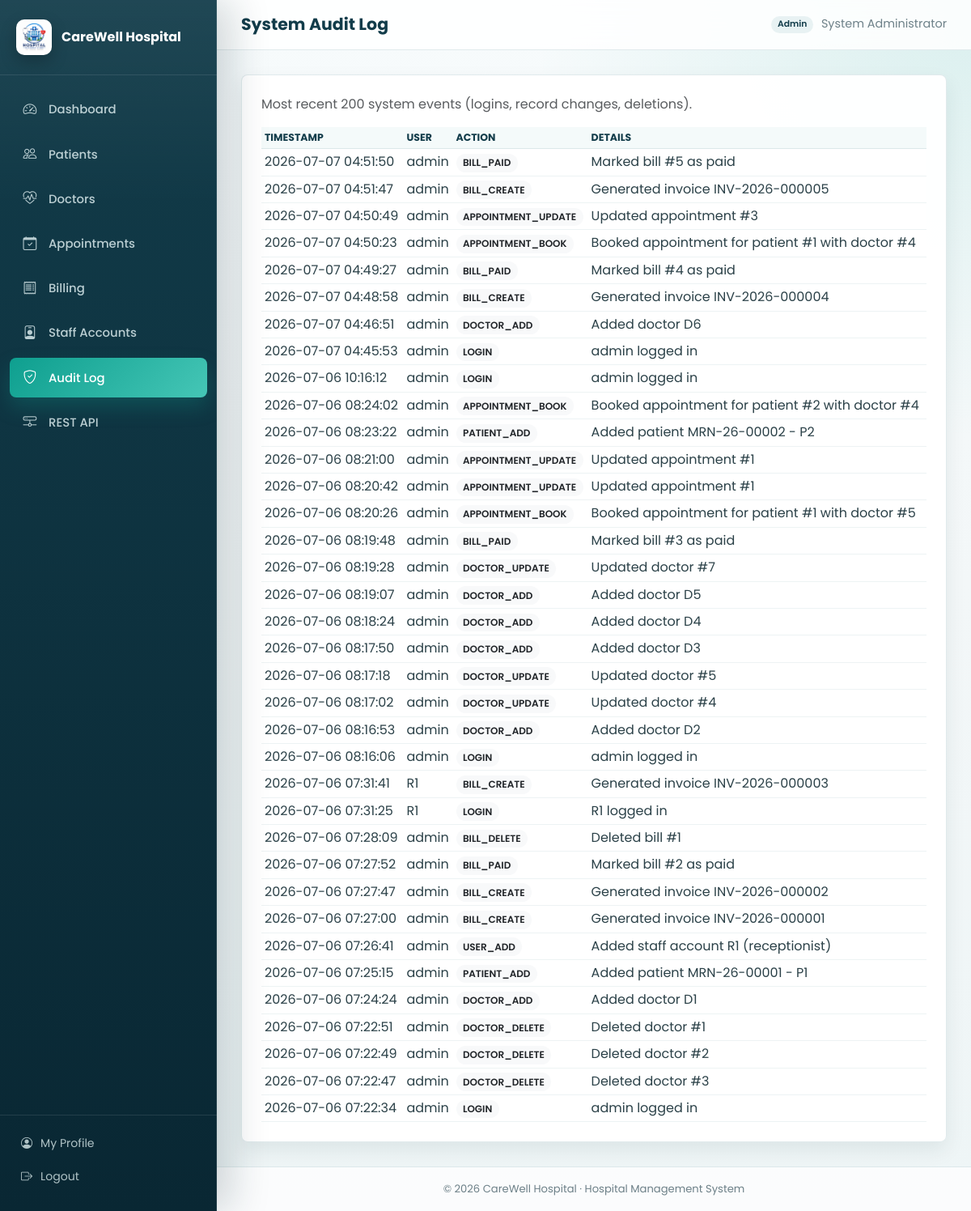
The app's page /audit-log (signed in) with its own data.
### tables this page shows
CREATE TABLE audit_log (
        id INTEGER PRIMARY KEY AUTOINCREMENT,
        username TEXT,
        action TEXT NOT NULL,
        details TEXT,
        created_at TEXT NOT NULL DEFAULT (datetime('now'))
    );

### app.py (the view)
@app.route("/audit-log")
@login_required
@roles_required("admin")
def audit_log_view():
    conn = get_db_connection()
    logs = conn.execute(
        "SELECT * FROM audit_log ORDER BY id DESC LIMIT 200"
    ).fetchall()
    conn.close()
    return render_template("audit_log.html", logs=logs)

### app.py (called while the page is built)
@app.after_request
def set_security_headers(response):
    response.headers["X-Content-Type-Options"] = "nosniff"
    response.headers["X-Frame-Options"] = "SAMEORIGIN"
    response.headers["Referrer-Policy"] = "same-origin"
    return response

@app.before_request
def ensure_csrf_token():
    if "csrf_token" not in session:
        session["csrf_token"] = secrets.token_hex(16)
    session.permanent = True

@app.context_processor
def inject_globals():
    return {
        "hospital_name": HOSPITAL_NAME,
        "csrf_token": session.get("csrf_token", ""),
        "current_user": session.get("username"),
        "current_role": session.get("role"),
        "now": datetime.now(),
    }

### utils.py (called while the page is built)
def get_db_connection():
    conn = sqlite3.connect(DB_NAME)
    conn.row_factory = sqlite3.Row
    conn.execute("PRAGMA foreign_keys = ON")
    return conn

def login_required(f):
    @wraps(f)
    def decorated_function(*args, **kwargs):
        if "user_id" not in session:
            flash("Please log in to continue.", "warning")
            return redirect(url_for("login"))
        return f(*args, **kwargs)
    return decorated_function

def roles_required(*roles):
    def decorator(f):
        @wraps(f)
        def decorated_function(*args, **kwargs):
            if "user_id" not in session:
                flash("Please log in to continue.", "warning")
                return redirect(url_for("login"))
            if session.get("role") not in roles:
                flash("You do not have permission to access that page.", "danger")
                return redirect(url_for("dashboard"))
            return f(*args, **kwargs)
        return decorated_function
    return decorator

### templates/audit_log.html (shortened to what this page needs)
{% extends "base.html" %}
{% block page_title %}System Audit Log{% endblock %}
{% block content %}
<div class="panel">
  <p class="text-muted">Most recent 200 system events (logins, record changes, deletions).</p>
  <div class="table-responsive">
    <table class="table table-sm table-hover">
      <thead><tr><th>Timestamp</th><th>User</th><th>Action</th><th>Details</th></tr></thead>
      <tbody>
        {% for log in logs %}
        <tr>
          <td>{{ log.created_at }}</td>
          <td>{{ log.username }}</td>
          <td><span class="badge text-bg-light text-dark">{{ log.action }}</span></td>
          <td>{{ log.details }}</td>
        </tr>
        {% else %}
        <tr><td colspan="4" class="text-center text-muted py-4">No activity recorded yet.</td></tr>
        {% endfor %}
      </tbody>
    </table>
  </div>
</div>
{% endblock %}

### static/style.css (style rules this page uses)
:root { --primary:#123C4A; --primary-dark:#092733; --primary-light:#1E5B68; --secondary:#0E9F8F; --secondary-dark:#087E73; --accent:#C89B3C; --background:#F3F7F8; --surface:#FFFFFF; --surface-soft:#F8FBFC; --border:#DCE8EA; --text:#1B2E35; --muted:#6D8088; --danger:#C93D3D; --warning:#D89120; --success:#1B8A5A; --info:#2F78B7; --shadow:0 18px 45px rgba(13,45,55,.10); --shadow-soft:0 10px 24px rgba(13,45,55,.08); --sidebar-width:268px; }
* { box-sizing:border-box; }
html { min-height:100%; }
body { margin:0; min-height:100%; font-family:'Poppins',sans-serif; background: radial-gradient(circle at top right, rgba(14,159,143,.12), transparent 34rem), linear-gradient(180deg, #F7FBFC 0%, var(--background) 48%, #EEF5F6 100%); color:var(--text); -webkit-font-smoothing:antialiased; }
.badge { border-radius:999px; padding:.45em .7em; font-weight:600; }
.table { --bs-table-color:var(--text); --bs-table-hover-bg:#F0F8F8; margin-bottom:0; }
.table thead th { color:var(--primary); background:#F4FAFA; border-bottom:1px solid var(--border); font-size:.78rem; font-weight:700; letter-spacing:0; text-transform:uppercase; }
.table tbody td { border-color:#EDF3F4; color:#2B4148; }
.panel { background:rgba(255,255,255,.96); border-radius:8px; box-shadow:var(--shadow-soft); padding:24px; margin-bottom:0; border:1px solid rgba(220,232,234,.88); }

### records on screen
audit_log: created_at "2026-07-07 04:51:50", username "admin", action "BILL_PAID", details "Marked bill #5 as paid"
audit_log: created_at "2026-07-07 04:51:47", username "admin", action "BILL_CREATE", details "Generated invoice INV-2026-000005"
audit_log: created_at "2026-07-07 04:50:49", username "admin", action "APPOINTMENT_UPDATE", details "Updated appointment #3"
audit_log: created_at "2026-07-07 04:50:23", username "admin", action "APPOINTMENT_BOOK", details "Booked appointment for patient #1 with doctor #4"
audit_log: created_at "2026-07-07 04:49:27", username "admin", action "BILL_PAID", details "Marked bill #4 as paid"
audit_log: created_at "2026-07-07 04:48:58", username "admin", action "BILL_CREATE", details "Generated invoice INV-2026-000004"
audit_log: created_at "2026-07-07 04:46:51", username "admin", action "DOCTOR_ADD", details "Added doctor D6"
audit_log: created_at "2026-07-07 04:45:53", username "admin", action "LOGIN", details "admin logged in"
audit_log: created_at "2026-07-06 10:16:12", username "admin", action "LOGIN", details "admin logged in"
audit_log: created_at "2026-07-06 08:24:02", username "admin", action "APPOINTMENT_BOOK", details "Booked appointment for patient #2 with doctor #4"
audit_log: created_at "2026-07-06 08:23:22", username "admin", action "PATIENT_ADD", details "Added patient MRN-26-00002 - P2"
audit_log: created_at "2026-07-06 08:21:00", username "admin", action "APPOINTMENT_UPDATE", details "Updated appointment #1"
audit_log: created_at "2026-07-06 08:20:42", username "admin", action "APPOINTMENT_UPDATE", details "Updated appointment #1"
audit_log: created_at "2026-07-06 08:20:26", username "admin", action "APPOINTMENT_BOOK", details "Booked appointment for patient #1 with doctor #5"
audit_log: created_at "2026-07-06 08:19:48", username "admin", action "BILL_PAID", details "Marked bill #3 as paid"
audit_log: created_at "2026-07-06 08:19:28", username "admin", action "DOCTOR_UPDATE", details "Updated doctor #7"
audit_log: created_at "2026-07-06 08:19:07", username "admin", action "DOCTOR_ADD", details "Added doctor D5"
audit_log: created_at "2026-07-06 08:18:24", username "admin", action "DOCTOR_ADD", details "Added doctor D4"
audit_log: created_at "2026-07-06 08:17:50", username "admin", action "DOCTOR_ADD", details "Added doctor D3"
audit_log: created_at "2026-07-06 08:17:18", username "admin", action "DOCTOR_UPDATE", details "Updated doctor #5"
audit_log: created_at "2026-07-06 08:17:02", username "admin", action "DOCTOR_UPDATE", details "Updated doctor #4"
audit_log: created_at "2026-07-06 08:16:53", username "admin", action "DOCTOR_ADD", details "Added doctor D2"
audit_log: created_at "2026-07-06 08:16:06", username "admin", action "LOGIN", details "admin logged in"
audit_log: created_at "2026-07-06 07:31:41", username "R1", action "BILL_CREATE", details "Generated invoice INV-2026-000003"
audit_log: created_at "2026-07-06 07:31:25", username "R1", action "LOGIN", details "R1 logged in"
audit_log: created_at "2026-07-06 07:28:09", username "admin", action "BILL_DELETE", details "Deleted bill #1"
audit_log: created_at "2026-07-06 07:27:52", username "admin", action "BILL_PAID", details "Marked bill #2 as paid"
audit_log: created_at "2026-07-06 07:27:47", username "admin", action "BILL_CREATE", details "Generated invoice INV-2026-000002"
audit_log: created_at "2026-07-06 07:27:00", username "admin", action "BILL_CREATE", details "Generated invoice INV-2026-000001"
audit_log: created_at "2026-07-06 07:26:41", username "admin", action "USER_ADD", details "Added staff account R1 (receptionist)"
audit_log: created_at "2026-07-06 07:25:15", username "admin", action "PATIENT_ADD", details "Added patient MRN-26-00001 - P1"
audit_log: created_at "2026-07-06 07:24:24", username "admin", action "DOCTOR_ADD", details "Added doctor D1"
audit_log: created_at "2026-07-06 07:22:51", username "admin", action "DOCTOR_DELETE", details "Deleted doctor #1"
audit_log: created_at "2026-07-06 07:22:49", username "admin", action "DOCTOR_DELETE", details "Deleted doctor #2"
audit_log: created_at "2026-07-06 07:22:47", username "admin", action "DOCTOR_DELETE", details "Deleted doctor #3"
audit_log: created_at "2026-07-06 07:22:34", username "admin", action "LOGIN", details "admin logged in"

### other values on screen
{{ hospital_name }} "CareWell Hospital"
{{ current_role }} "Admin"
{{ session.get('full_name', current_user) }} "System Administrator"
